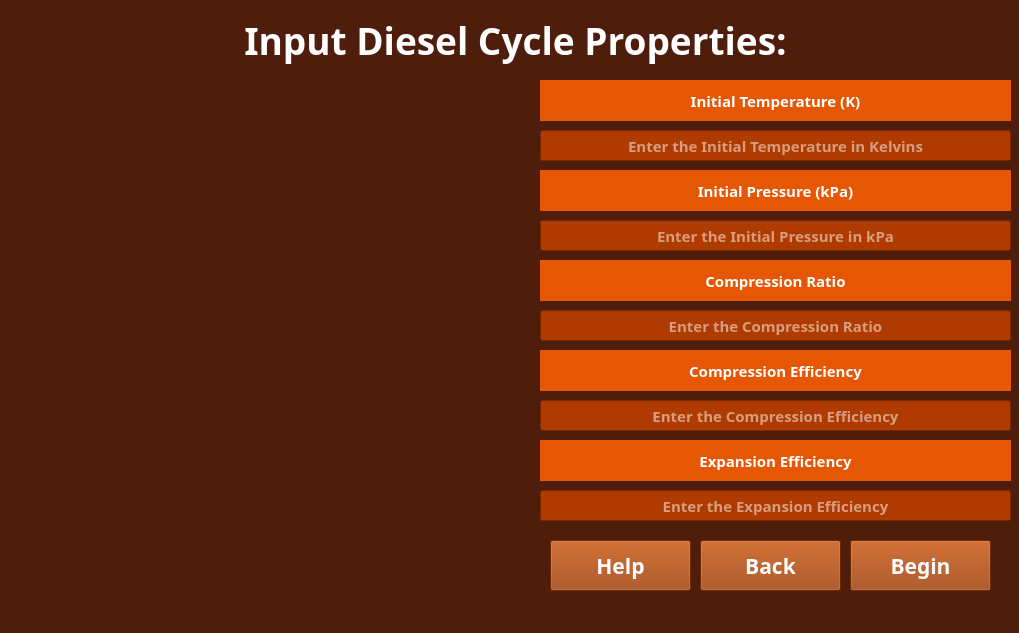
<?xml version="1.0" encoding="UTF-8"?>
<ui version="4.0">
 <class>DieselInputWindow</class>
 <widget class="QMainWindow" name="DieselInputWindow">
  <property name="geometry">
   <rect>
    <x>0</x>
    <y>0</y>
    <width>1019</width>
    <height>633</height>
   </rect>
  </property>
  <property name="sizePolicy">
   <sizepolicy hsizetype="Fixed" vsizetype="Fixed">
    <horstretch>0</horstretch>
    <verstretch>0</verstretch>
   </sizepolicy>
  </property>
  <property name="minimumSize">
   <size>
    <width>1019</width>
    <height>633</height>
   </size>
  </property>
  <property name="maximumSize">
   <size>
    <width>1019</width>
    <height>633</height>
   </size>
  </property>
  <property name="windowTitle">
   <string>Thermodynamic Simulator</string>
  </property>
  <property name="styleSheet">
   <string notr="true">background-color: rgb(79, 29, 11);
color: rgb(255,255,255);</string>
  </property>
  <widget class="QWidget" name="centralwidget">
   <widget class="QLabel" name="Compression_Efficiency_Label">
    <property name="geometry">
     <rect>
      <x>540</x>
      <y>350</y>
      <width>471</width>
      <height>41</height>
     </rect>
    </property>
    <property name="font">
     <font>
      <family>Fira Code SemiBold</family>
      <pointsize>11</pointsize>
      <bold>true</bold>
     </font>
    </property>
    <property name="styleSheet">
     <string notr="true">color: rgb(255, 255, 255); background-color: rgb(229, 87, 4)</string>
    </property>
    <property name="text">
     <string>Compression Efficiency</string>
    </property>
    <property name="alignment">
     <set>Qt::AlignCenter</set>
    </property>
   </widget>
   <widget class="QLineEdit" name="Pressure_Input">
    <property name="geometry">
     <rect>
      <x>540</x>
      <y>220</y>
      <width>471</width>
      <height>31</height>
     </rect>
    </property>
    <property name="font">
     <font>
      <family>Fira Code SemiBold</family>
      <pointsize>11</pointsize>
      <bold>true</bold>
     </font>
    </property>
    <property name="styleSheet">
     <string notr="true">color: rgb(255, 255, 255); background-color: rgb(176, 59, 0)</string>
    </property>
    <property name="inputMask">
     <string/>
    </property>
    <property name="maxLength">
     <number>6</number>
    </property>
    <property name="alignment">
     <set>Qt::AlignCenter</set>
    </property>
    <property name="placeholderText">
     <string>Enter the Initial Pressure in kPa</string>
    </property>
   </widget>
   <widget class="QLineEdit" name="Compression_Ratio_Input">
    <property name="geometry">
     <rect>
      <x>540</x>
      <y>310</y>
      <width>471</width>
      <height>31</height>
     </rect>
    </property>
    <property name="font">
     <font>
      <family>Fira Code SemiBold</family>
      <pointsize>11</pointsize>
      <bold>true</bold>
     </font>
    </property>
    <property name="styleSheet">
     <string notr="true">color: rgb(255, 255, 255); background-color: rgb(176, 59, 0)</string>
    </property>
    <property name="inputMask">
     <string/>
    </property>
    <property name="maxLength">
     <number>3</number>
    </property>
    <property name="alignment">
     <set>Qt::AlignCenter</set>
    </property>
    <property name="placeholderText">
     <string>Enter the Compression Ratio</string>
    </property>
   </widget>
   <widget class="QLabel" name="Diesel_Image">
    <property name="geometry">
     <rect>
      <x>10</x>
      <y>80</y>
      <width>521</width>
      <height>511</height>
     </rect>
    </property>
    <property name="text">
     <string/>
    </property>
    <property name="pixmap">
     <pixmap resource="../../images.qrc">:/gui/graphics/diesel_cycle.png</pixmap>
    </property>
    <property name="scaledContents">
     <bool>true</bool>
    </property>
   </widget>
   <widget class="QLabel" name="Initial_Temperature_Label">
    <property name="geometry">
     <rect>
      <x>540</x>
      <y>80</y>
      <width>471</width>
      <height>41</height>
     </rect>
    </property>
    <property name="font">
     <font>
      <family>Fira Code SemiBold</family>
      <pointsize>11</pointsize>
      <bold>true</bold>
     </font>
    </property>
    <property name="styleSheet">
     <string notr="true">color: rgb(255, 255, 255); background-color: rgb(229, 87, 4)</string>
    </property>
    <property name="text">
     <string>Initial Temperature (K)</string>
    </property>
    <property name="alignment">
     <set>Qt::AlignCenter</set>
    </property>
   </widget>
   <widget class="QLabel" name="Initial_Pressure_Label">
    <property name="geometry">
     <rect>
      <x>540</x>
      <y>170</y>
      <width>471</width>
      <height>41</height>
     </rect>
    </property>
    <property name="font">
     <font>
      <family>Fira Code SemiBold</family>
      <pointsize>11</pointsize>
      <bold>true</bold>
     </font>
    </property>
    <property name="styleSheet">
     <string notr="true">color: rgb(255, 255, 255); background-color: rgb(229, 87, 4)</string>
    </property>
    <property name="text">
     <string>Initial Pressure (kPa)</string>
    </property>
    <property name="alignment">
     <set>Qt::AlignCenter</set>
    </property>
   </widget>
   <widget class="QLabel" name="Expansion_Efficiency_Label">
    <property name="geometry">
     <rect>
      <x>540</x>
      <y>440</y>
      <width>471</width>
      <height>41</height>
     </rect>
    </property>
    <property name="font">
     <font>
      <family>Fira Code SemiBold</family>
      <pointsize>11</pointsize>
      <bold>true</bold>
     </font>
    </property>
    <property name="styleSheet">
     <string notr="true">color: rgb(255, 255, 255); background-color: rgb(229, 87, 4)</string>
    </property>
    <property name="text">
     <string>Expansion Efficiency</string>
    </property>
    <property name="alignment">
     <set>Qt::AlignCenter</set>
    </property>
   </widget>
   <widget class="QLineEdit" name="Expansion_eff_input">
    <property name="geometry">
     <rect>
      <x>540</x>
      <y>490</y>
      <width>471</width>
      <height>31</height>
     </rect>
    </property>
    <property name="font">
     <font>
      <family>Fira Code SemiBold</family>
      <pointsize>11</pointsize>
      <bold>true</bold>
     </font>
    </property>
    <property name="styleSheet">
     <string notr="true">color: rgb(255, 255, 255); background-color: rgb(176, 59, 0)</string>
    </property>
    <property name="inputMask">
     <string/>
    </property>
    <property name="maxLength">
     <number>4</number>
    </property>
    <property name="alignment">
     <set>Qt::AlignCenter</set>
    </property>
    <property name="placeholderText">
     <string>Enter the Expansion Efficiency</string>
    </property>
   </widget>
   <widget class="QLineEdit" name="Compression_eff_input">
    <property name="geometry">
     <rect>
      <x>540</x>
      <y>400</y>
      <width>471</width>
      <height>31</height>
     </rect>
    </property>
    <property name="font">
     <font>
      <family>Fira Code SemiBold</family>
      <pointsize>11</pointsize>
      <bold>true</bold>
     </font>
    </property>
    <property name="styleSheet">
     <string notr="true">color: rgb(255, 255, 255); background-color: rgb(176, 59, 0)</string>
    </property>
    <property name="inputMask">
     <string/>
    </property>
    <property name="maxLength">
     <number>4</number>
    </property>
    <property name="alignment">
     <set>Qt::AlignCenter</set>
    </property>
    <property name="placeholderText">
     <string>Enter the Compression Efficiency</string>
    </property>
   </widget>
   <widget class="QLabel" name="Compression_Ratio_Label">
    <property name="geometry">
     <rect>
      <x>540</x>
      <y>260</y>
      <width>471</width>
      <height>41</height>
     </rect>
    </property>
    <property name="font">
     <font>
      <family>Fira Code SemiBold</family>
      <pointsize>11</pointsize>
      <bold>true</bold>
     </font>
    </property>
    <property name="styleSheet">
     <string notr="true">color: rgb(255, 255, 255); background-color: rgb(229, 87, 4)</string>
    </property>
    <property name="text">
     <string>Compression Ratio</string>
    </property>
    <property name="alignment">
     <set>Qt::AlignCenter</set>
    </property>
   </widget>
   <widget class="QPushButton" name="Help_Button">
    <property name="geometry">
     <rect>
      <x>550</x>
      <y>540</y>
      <width>141</width>
      <height>51</height>
     </rect>
    </property>
    <property name="font">
     <font>
      <family>Fira Code SemiBold</family>
      <pointsize>16</pointsize>
      <bold>true</bold>
     </font>
    </property>
    <property name="styleSheet">
     <string notr="true">color: rgb(255, 255, 255); background-color: rgb(153, 58, 3)</string>
    </property>
    <property name="text">
     <string>Help</string>
    </property>
   </widget>
   <widget class="QLabel" name="Title">
    <property name="geometry">
     <rect>
      <x>10</x>
      <y>10</y>
      <width>1011</width>
      <height>61</height>
     </rect>
    </property>
    <property name="font">
     <font>
      <family>Fira Code SemiBold</family>
      <pointsize>28</pointsize>
      <bold>true</bold>
     </font>
    </property>
    <property name="styleSheet">
     <string notr="true">color: rgb(255,255,255);</string>
    </property>
    <property name="text">
     <string>Input Diesel Cycle Properties:</string>
    </property>
    <property name="alignment">
     <set>Qt::AlignCenter</set>
    </property>
   </widget>
   <widget class="QLineEdit" name="Temperature_Input">
    <property name="geometry">
     <rect>
      <x>540</x>
      <y>130</y>
      <width>471</width>
      <height>31</height>
     </rect>
    </property>
    <property name="font">
     <font>
      <family>Fira Code SemiBold</family>
      <pointsize>11</pointsize>
      <bold>true</bold>
     </font>
    </property>
    <property name="styleSheet">
     <string notr="true">color: rgb(255, 255, 255); background-color: rgb(176, 59, 0)</string>
    </property>
    <property name="inputMask">
     <string/>
    </property>
    <property name="text">
     <string/>
    </property>
    <property name="maxLength">
     <number>6</number>
    </property>
    <property name="alignment">
     <set>Qt::AlignCenter</set>
    </property>
    <property name="dragEnabled">
     <bool>false</bool>
    </property>
    <property name="readOnly">
     <bool>false</bool>
    </property>
    <property name="placeholderText">
     <string>Enter the Initial Temperature in Kelvins</string>
    </property>
    <property name="clearButtonEnabled">
     <bool>false</bool>
    </property>
   </widget>
   <widget class="QPushButton" name="Begin_Button">
    <property name="geometry">
     <rect>
      <x>850</x>
      <y>540</y>
      <width>141</width>
      <height>51</height>
     </rect>
    </property>
    <property name="font">
     <font>
      <family>Fira Code SemiBold</family>
      <pointsize>16</pointsize>
      <bold>true</bold>
     </font>
    </property>
    <property name="styleSheet">
     <string notr="true">color: rgb(255, 255, 255); background-color: rgb(153, 58, 3)</string>
    </property>
    <property name="text">
     <string>Begin</string>
    </property>
   </widget>
   <widget class="QPushButton" name="Back_Button">
    <property name="geometry">
     <rect>
      <x>700</x>
      <y>540</y>
      <width>141</width>
      <height>51</height>
     </rect>
    </property>
    <property name="font">
     <font>
      <family>Fira Code SemiBold</family>
      <pointsize>16</pointsize>
      <bold>true</bold>
     </font>
    </property>
    <property name="styleSheet">
     <string notr="true">color: rgb(255, 255, 255); background-color: rgb(153, 58, 3)</string>
    </property>
    <property name="text">
     <string>Back</string>
    </property>
   </widget>
  </widget>
 </widget>
 <tabstops>
  <tabstop>Temperature_Input</tabstop>
  <tabstop>Pressure_Input</tabstop>
  <tabstop>Compression_Ratio_Input</tabstop>
  <tabstop>Compression_eff_input</tabstop>
  <tabstop>Expansion_eff_input</tabstop>
  <tabstop>Help_Button</tabstop>
  <tabstop>Back_Button</tabstop>
  <tabstop>Begin_Button</tabstop>
 </tabstops>
 <resources>
  <include location="../../images.qrc"/>
 </resources>
 <connections/>
</ui>
